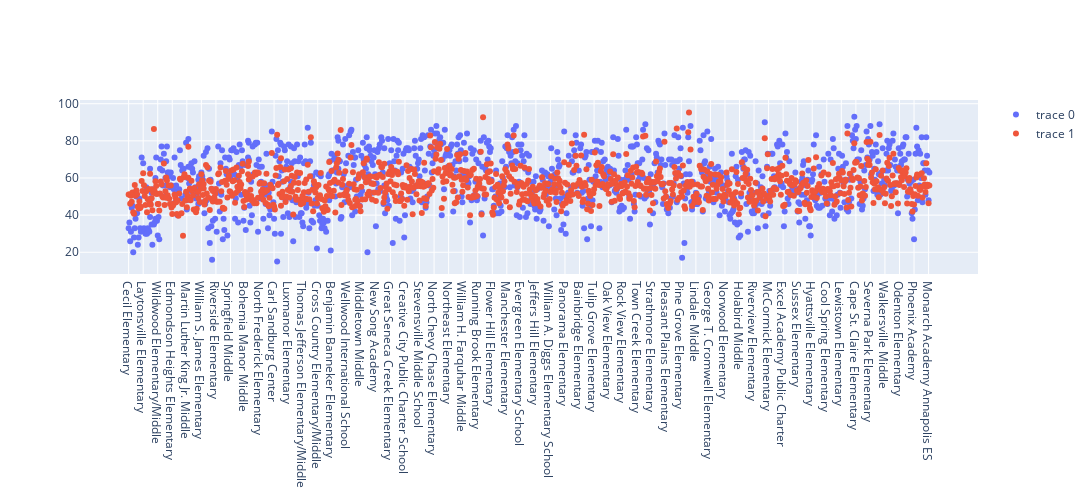

Notebook code for this chart:
### Code cell
fig = make_subplots(rows=1, cols=1)
fig.add_trace(go.Scatter(x = base_es["School Name"], y = base_es["Total Points Earned Percentage"], mode = "markers"))
#fig.add_trace(go.Scatter(x = finalhs["School Name"], y = finalhs["Score"], mode = "markers"))
#fig.add_trace(go.Scatter(x = finalhs2["School Name"], y = finalhs2["Score"], mode = "markers"))
fig.add_trace(go.Scatter(x = finales["School Name"], y = finales["Score"], mode = "markers"))

fig.update_layout(width = 2000, height = 500)
fig.show()

### Figure 1 — Plotly figure (JSON) as saved in the notebook; plotly's stock layout.template omitted (floating-point values rounded to 4 significant figures; data arrays with more than 128 entries replaced by an {"elided": "..."} marker saying what was removed)
{"data": [{"mode": "markers", "type": "scatter", "x": {"elided": "1071 str values"}, "y": {"elided": "1071 int values"}}, {"mode": "markers", "type": "scatter", "x": {"elided": "1071 str values"}, "y": {"elided": "1071 float values"}}], "layout": {"height": 500, "width": 2000, "xaxis": {"anchor": "y", "domain": [0, 1]}, "yaxis": {"anchor": "x", "domain": [0, 1]}}}
